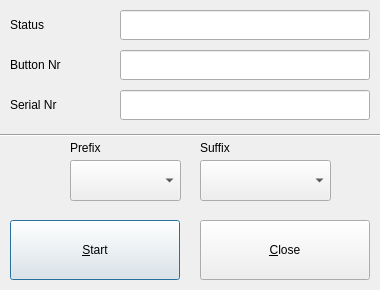
<?xml version="1.0" encoding="UTF-8"?>
<ui version="4.0">
 <class>AutoProgramUIClass</class>
 <widget class="QDialog" name="AutoProgramUIClass">
  <property name="windowModality">
   <enum>Qt::WindowModal</enum>
  </property>
  <property name="geometry">
   <rect>
    <x>0</x>
    <y>0</y>
    <width>380</width>
    <height>290</height>
   </rect>
  </property>
  <property name="minimumSize">
   <size>
    <width>380</width>
    <height>290</height>
   </size>
  </property>
  <property name="maximumSize">
   <size>
    <width>380</width>
    <height>290</height>
   </size>
  </property>
  <property name="windowTitle">
   <string>iAssist - Program iButtons</string>
  </property>
  <widget class="QPushButton" name="btnStart">
   <property name="geometry">
    <rect>
     <x>10</x>
     <y>220</y>
     <width>170</width>
     <height>60</height>
    </rect>
   </property>
   <property name="focusPolicy">
    <enum>Qt::StrongFocus</enum>
   </property>
   <property name="text">
    <string>&amp;Start</string>
   </property>
  </widget>
  <widget class="QLabel" name="label">
   <property name="geometry">
    <rect>
     <x>10</x>
     <y>10</y>
     <width>60</width>
     <height>30</height>
    </rect>
   </property>
   <property name="text">
    <string>Status</string>
   </property>
  </widget>
  <widget class="QLineEdit" name="txtStatus">
   <property name="geometry">
    <rect>
     <x>120</x>
     <y>10</y>
     <width>250</width>
     <height>30</height>
    </rect>
   </property>
   <property name="focusPolicy">
    <enum>Qt::NoFocus</enum>
   </property>
   <property name="readOnly">
    <bool>true</bool>
   </property>
  </widget>
  <widget class="QLabel" name="label_2">
   <property name="geometry">
    <rect>
     <x>10</x>
     <y>50</y>
     <width>80</width>
     <height>30</height>
    </rect>
   </property>
   <property name="text">
    <string>Button Nr</string>
   </property>
  </widget>
  <widget class="QLineEdit" name="txtButtonNr">
   <property name="geometry">
    <rect>
     <x>120</x>
     <y>50</y>
     <width>250</width>
     <height>30</height>
    </rect>
   </property>
   <property name="focusPolicy">
    <enum>Qt::NoFocus</enum>
   </property>
   <property name="readOnly">
    <bool>true</bool>
   </property>
  </widget>
  <widget class="QLabel" name="label_3">
   <property name="geometry">
    <rect>
     <x>10</x>
     <y>90</y>
     <width>80</width>
     <height>30</height>
    </rect>
   </property>
   <property name="text">
    <string>Serial Nr</string>
   </property>
  </widget>
  <widget class="QLineEdit" name="txtButtonID">
   <property name="geometry">
    <rect>
     <x>120</x>
     <y>90</y>
     <width>250</width>
     <height>30</height>
    </rect>
   </property>
   <property name="focusPolicy">
    <enum>Qt::NoFocus</enum>
   </property>
   <property name="readOnly">
    <bool>true</bool>
   </property>
  </widget>
  <widget class="Line" name="line">
   <property name="geometry">
    <rect>
     <x>0</x>
     <y>125</y>
     <width>400</width>
     <height>20</height>
    </rect>
   </property>
   <property name="orientation">
    <enum>Qt::Horizontal</enum>
   </property>
  </widget>
  <widget class="QPushButton" name="btnClose">
   <property name="geometry">
    <rect>
     <x>200</x>
     <y>220</y>
     <width>170</width>
     <height>60</height>
    </rect>
   </property>
   <property name="focusPolicy">
    <enum>Qt::StrongFocus</enum>
   </property>
   <property name="text">
    <string>&amp;Close</string>
   </property>
  </widget>
  <widget class="QComboBox" name="cbFootprintPrefix">
   <property name="geometry">
    <rect>
     <x>70</x>
     <y>160</y>
     <width>111</width>
     <height>41</height>
    </rect>
   </property>
   <property name="font">
    <font>
     <pointsize>24</pointsize>
    </font>
   </property>
  </widget>
  <widget class="QComboBox" name="cbButtonNrSuffix">
   <property name="geometry">
    <rect>
     <x>200</x>
     <y>160</y>
     <width>131</width>
     <height>41</height>
    </rect>
   </property>
   <property name="font">
    <font>
     <pointsize>24</pointsize>
    </font>
   </property>
  </widget>
  <widget class="QLabel" name="label_4">
   <property name="geometry">
    <rect>
     <x>70</x>
     <y>140</y>
     <width>62</width>
     <height>16</height>
    </rect>
   </property>
   <property name="text">
    <string>Prefix</string>
   </property>
  </widget>
  <widget class="QLabel" name="label_5">
   <property name="geometry">
    <rect>
     <x>200</x>
     <y>140</y>
     <width>62</width>
     <height>16</height>
    </rect>
   </property>
   <property name="text">
    <string>Suffix</string>
   </property>
  </widget>
 </widget>
 <layoutdefault spacing="6" margin="11"/>
 <tabstops>
  <tabstop>btnStart</tabstop>
  <tabstop>btnClose</tabstop>
 </tabstops>
 <resources/>
 <connections/>
</ui>
